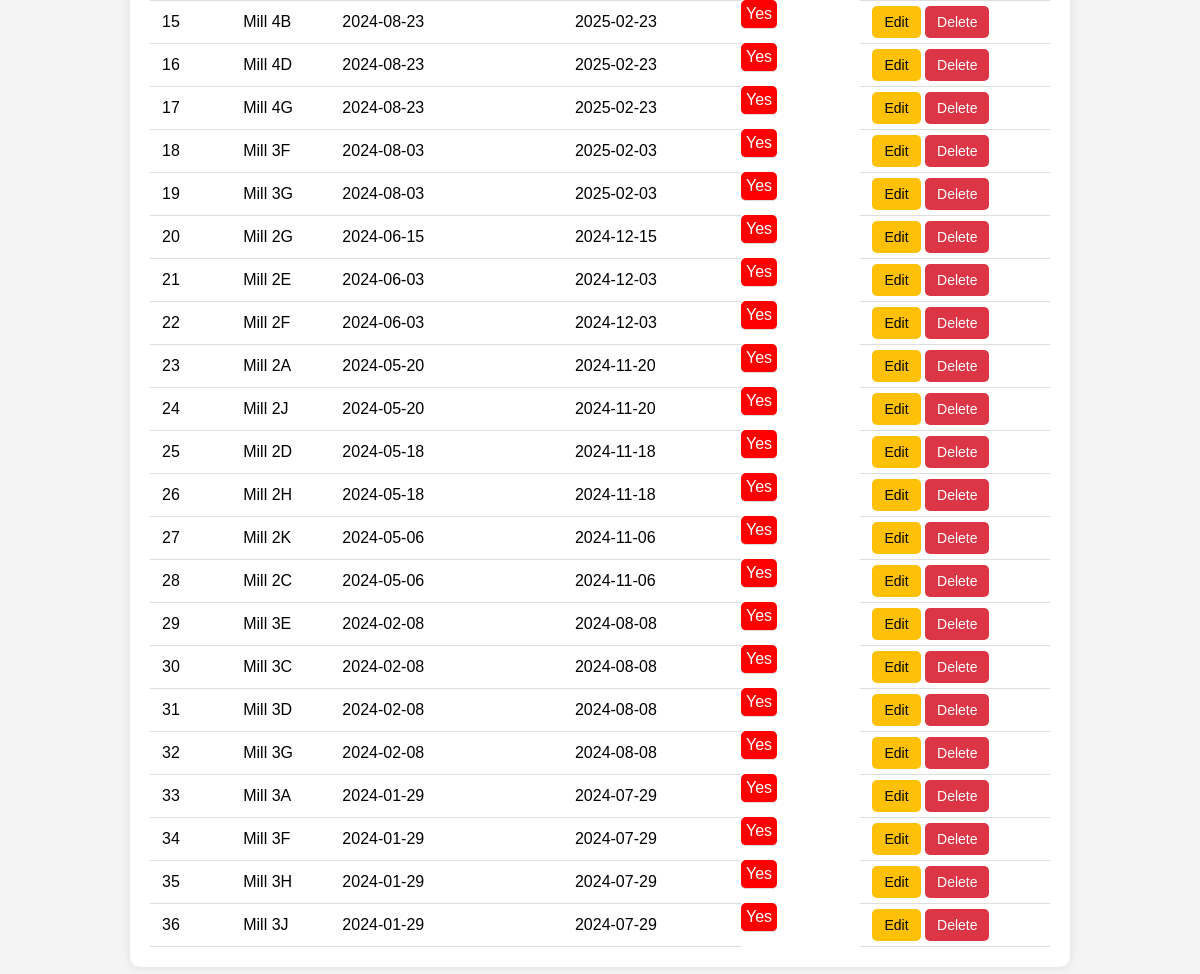
/search_dashboard.php (signed in, lower part), run on an earlier commit of the app's database.
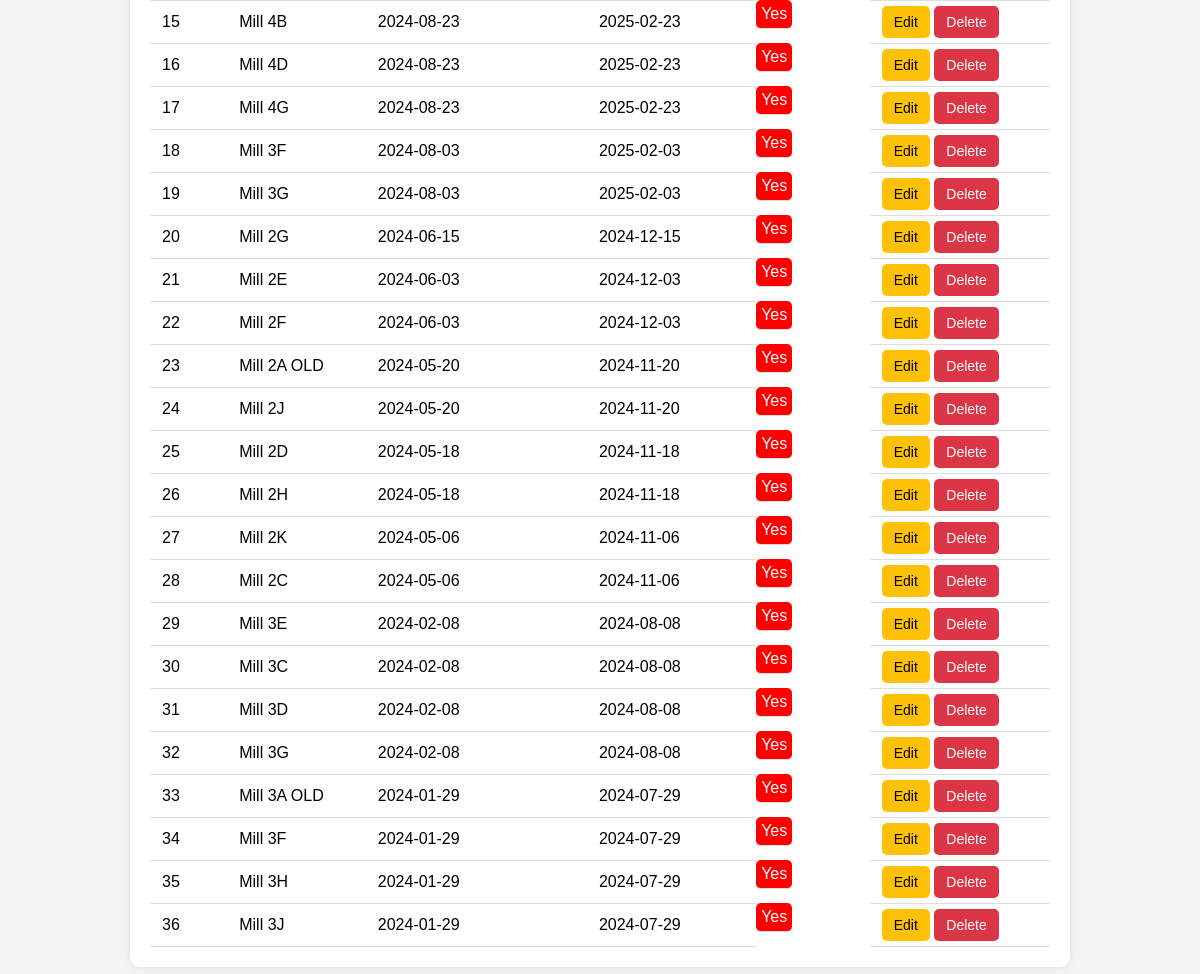
And on a later commit of the database.
### tables this page shows
CREATE TABLE `mill_tests` (
  `id` int NOT NULL,
  `mill` varchar(255) NOT NULL,
  `test_date` date NOT NULL,
  `report_path` varchar(255) DEFAULT NULL
);

### search_dashboard.php (the view, shortened to what this page needs)
<?php
require 'config.php';
$query = "SELECT id, mill, test_date, DATE_ADD(test_date, INTERVAL 6 MONTH) AS next_due_date, report_path FROM mill_tests ORDER BY test_date DESC";
$stmt = $pdo->query($query);
$results = $stmt->fetchAll();
?>
<!DOCTYPE html>
<html>
<head>
</head>
<body>
    <div class="container">
        <table id="millTable">
            <tbody>
                <?php $sno = 1; foreach ($results as $row): ?>
                    <tr>
                        <td><?= $sno++ ?></td>
                        <td><?= htmlspecialchars($row['mill']) ?></td>
                        <td><?= $row['test_date'] ?></td>
                        <td><?= $row['next_due_date'] ?></td>
                        <td class="overdue <?= strtotime($row['next_due_date']) < time() ? 'yes' : 'no' ?>">
                            <?= strtotime($row['next_due_date']) < time() ? 'Yes' : 'No' ?>
                        </td>
                        <td>
                            <a href="edit_record.php?id=<?= $row['id'] ?>" class="btn btn-edit">Edit</a>
                            <a href="dashboard.php?delete=<?= $row['id'] ?>" class="btn btn-delete" onclick="return confirm('Are you sure?')">Delete</a>
                        </td>
                    </tr>
                <?php endforeach; ?>
            </tbody>
        </table>
    </div>
</body>
</html>

What changed in the data, as far as the page shows it:
changed mill_tests: mill "Mill 2A" → "Mill 2A OLD"
changed mill_tests: mill "Mill 3A" → "Mill 3A OLD"
